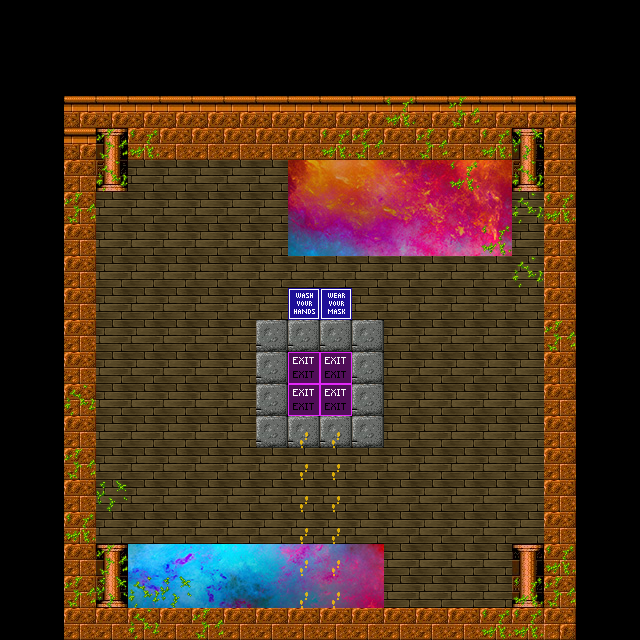

A level layout from a 2D game, rendered from its tile map. Below: a short description, then the map file with tile-grid data replaced by summaries:
An orthogonal 20x20 tile map with 32x32 px tiles, 5 tile layers (collides, start, exitUrl, floorLayer, ...), 4 hidden layers not drawn, 12 tilesets.

<map version="1.2" tiledversion="1.3.2" orientation="orthogonal" renderorder="right-down" compressionlevel="0" width="20" height="20" tilewidth="32" tileheight="32" infinite="0" nextlayerid="20" nextobjectid="1">
 <editorsettings>
  <export target="../../test.json" format="json" />
 </editorsettings>
 <tileset firstgid="1" name="c3gelb" tilewidth="32" tileheight="32" tilecount="1024" columns="16">
  <image source="../example/tiles_png/community/cert/imgs/tilesheets/c3gelb.png" width="512" height="2048" />
 </tileset>
 <tileset firstgid="1025" name="mapUtilities" tilewidth="32" tileheight="32" tilecount="9" columns="9">
  <image source="../example/tiles_png/community/cert/imgs/tilesheets/mapUtilities.png" width="288" height="32" />
  <tile id="0" type="EXIT">
   <properties>
    <property name="exitUrl" value="foo.json#bar" />
   </properties>
  </tile>
  <tile id="1" type="START">
   <properties>
    <property name="startLayer" type="bool" value="true" />
   </properties>
  </tile>
  <tile id="2" type="INVIS" />
  <tile id="3" type="BLOCK">
   <properties>
    <property name="collides" type="bool" value="true" />
   </properties>
  </tile>
  <tile id="4" type="SILENT">
   <properties>
    <property name="silent" type="bool" value="true" />
   </properties>
  </tile>
  <tile id="5" type="AUDIO" />
  <tile id="6" type="CHANGE" />
  <tile id="7" type="MISC" />
  <tile id="8" type="URL">
   <properties>
    <property name="openWebsite" value="https://streaming.media.ccc.de/" />
   </properties>
  </tile>
 </tileset>
 <tileset firstgid="1034" name="wood_board" tilewidth="32" tileheight="32" tilecount="3" columns="1">
  <image source="../../Shared/tilesets/wood_board.png" width="32" height="96" />
 </tileset>
 <tileset firstgid="1037" name="rickdangerousblockmap" tilewidth="32" tileheight="32" tilecount="256" columns="16">
  <image source="../../tilesetsfrom33/rickdangerousblockmap.jpg" width="512" height="512" />
 </tileset>
 <tileset firstgid="1293" name="travel_path_from_5" tilewidth="32" tileheight="32" tilecount="1" columns="1">
  <image source="../../tilesetsfrom33/Dungeon Crawl Stone Soup Full/misc/travel_path_from_5.png" width="32" height="32" />
 </tileset>
 <tileset firstgid="1294" name="mold_glowing_3" tilewidth="32" tileheight="32" tilecount="1" columns="1">
  <image source="../../tilesetsfrom33/Dungeon Crawl Stone Soup Full/misc/mold_glowing_3.png" width="32" height="32" />
 </tileset>
 <tileset firstgid="1295" name="mold_glowing_1" tilewidth="32" tileheight="32" tilecount="1" columns="1">
  <image source="../../tilesetsfrom33/Dungeon Crawl Stone Soup Full/misc/mold_glowing_1.png" width="32" height="32" />
 </tileset>
 <tileset firstgid="1296" name="mold_glowing_2" tilewidth="32" tileheight="32" tilecount="1" columns="1">
  <image source="../../tilesetsfrom33/Dungeon Crawl Stone Soup Full/misc/mold_glowing_2.png" width="32" height="32" />
 </tileset>
 <tileset firstgid="1297" name="mold_glowing_4" tilewidth="32" tileheight="32" tilecount="1" columns="1">
  <image source="../../tilesetsfrom33/Dungeon Crawl Stone Soup Full/misc/mold_glowing_4.png" width="32" height="32" />
 </tileset>
 <tileset firstgid="1298" name="indoorfloors2_3000" tilewidth="32" tileheight="32" tilecount="128" columns="8">
  <image source="../../tilesetsfrom33/VX Tilesets/indoorfloors2_3000.png" width="256" height="512" />
 </tileset>
 <tileset firstgid="1426" name="google-rainbow-texture-1491566442" tilewidth="32" tileheight="32" tilecount="180" columns="20">
  <image source="../strange medical experements/google-rainbow-texture-1491566442.jpg" width="640" height="300" />
 </tileset>
 <tileset firstgid="1606" name="Portal" tilewidth="64" tileheight="64" tilecount="9" columns="0">
  <grid orientation="orthogonal" width="1" height="1" />
  <tile id="0">
   <image width="64" height="64" source="../../Matt/portal-animation/1.png" />
   <animation>
    <frame tileid="0" duration="150" />
    <frame tileid="1" duration="150" />
    <frame tileid="2" duration="150" />
    <frame tileid="3" duration="150" />
    <frame tileid="4" duration="150" />
    <frame tileid="5" duration="150" />
    <frame tileid="6" duration="150" />
   </animation>
  </tile>
  <tile id="1">
   <image width="64" height="64" source="../../Matt/portal-animation/5.png" />
  </tile>
  <tile id="2">
   <image width="64" height="64" source="../../Matt/portal-animation/7.png" />
  </tile>
  <tile id="3">
   <image width="64" height="64" source="../../Matt/portal-animation/8.png" />
  </tile>
  <tile id="4">
   <image width="64" height="64" source="../../Matt/portal-animation/9.png" />
  </tile>
  <tile id="5">
   <image width="64" height="64" source="../../Matt/portal-animation/11.png" />
  </tile>
  <tile id="6">
   <image width="64" height="64" source="../../Matt/portal-animation/14.png" />
  </tile>
  <tile id="7">
   <image width="64" height="64" source="../../Matt/portal-animation/15.png" />
  </tile>
  <tile id="8">
   <image width="64" height="64" source="../../Matt/portal-animation/16.png" />
  </tile>
 </tileset>
 <layer id="13" name="collides" width="20" height="20">
  <data>[400 cells, 66 non-empty, 1 distinct tile ids]</data>
 </layer>
 <layer id="8" name="start" width="20" height="20">
  <properties>
   <property name="startLayer" type="bool" value="true" />
  </properties>
  <data>[400 cells, 2 non-empty, 1 distinct tile ids]</data>
 </layer>
 <layer id="16" name="audio" width="20" height="20" visible="0">
  <properties>
   <property name="playAudio" value="/mp3/timbregirlelevator.mp3" />
  </properties>
  <data>[400 cells, 194 non-empty, 1 distinct tile ids]</data>
 </layer>
 <layer id="17" name="exitUrl" width="20" height="20">
  <properties>
   <property name="exitUrl" value="small.json#start" />
  </properties>
  <data>[400 cells, 6 non-empty, 2 distinct tile ids]</data>
 </layer>
 <layer id="18" name="jitsi" width="20" height="20" visible="0">
  <properties>
   <property name="jitsiRoom" value="shared_heyopeops" />
  </properties>
  <data>[400 cells, 3 non-empty, 1 distinct tile ids]</data>
 </layer>
 <layer id="14" name="website1" width="20" height="20" visible="0">
  <properties>
   <property name="openWebsite" value="http://www.nyan.cat/" />
  </properties>
  <data>[400 cells, 1 non-empty, 1 distinct tile ids]</data>
 </layer>
 <layer id="15" name="website2" width="20" height="20" visible="0">
  <properties>
   <property name="openWebsite" value="https://www.google.com/search?q=puppy+pics&amp;client=firefox-b-d&amp;source=lnms&amp;tbm=isch&amp;sa=X&amp;ved=2ahUKEwjgt5uWt9XtAhUTnVwKHardA2IQ_AUoAXoECB8QAw&amp;biw=1920&amp;bih=976" />
  </properties>
  <data>[400 cells, 1 non-empty, 1 distinct tile ids]</data>
 </layer>
 <layer id="2" name="floorLayer" width="20" height="20">
  <data>[400 cells, 268 non-empty, 47 distinct tile ids]</data>
 </layer>
 <layer id="19" name="overtiles/furnature" width="20" height="20">
  <data>[400 cells, 48 non-empty, 7 distinct tile ids]</data>
 </layer>
 <objectgroup id="7" name="floorLayer" opacity="0.99" />
</map>
